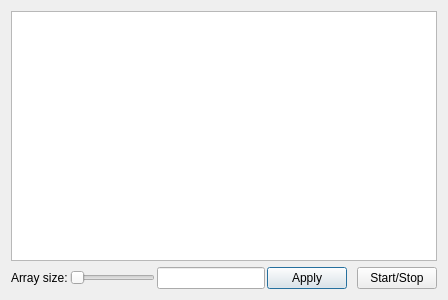
<?xml version="1.0" encoding="UTF-8"?>
<ui version="4.0">
 <class>TestDialog</class>
 <widget class="QDialog" name="TestDialog">
  <property name="geometry">
   <rect>
    <x>0</x>
    <y>0</y>
    <width>448</width>
    <height>300</height>
   </rect>
  </property>
  <property name="sizePolicy">
   <sizepolicy hsizetype="MinimumExpanding" vsizetype="Preferred">
    <horstretch>0</horstretch>
    <verstretch>0</verstretch>
   </sizepolicy>
  </property>
  <property name="windowTitle">
   <string>Test with GUI</string>
  </property>
  <layout class="QVBoxLayout" name="verticalLayout_2">
   <item>
    <widget class="QTableView" name="taskStatusTable">
     <property name="toolTip">
      <string>Task information</string>
     </property>
     <property name="sizeAdjustPolicy">
      <enum>QAbstractScrollArea::AdjustToContents</enum>
     </property>
     <attribute name="horizontalHeaderStretchLastSection">
      <bool>true</bool>
     </attribute>
    </widget>
   </item>
   <item>
    <layout class="QHBoxLayout" name="horizontalLayout">
     <property name="spacing">
      <number>10</number>
     </property>
     <item>
      <layout class="QHBoxLayout" name="horizontalLayout_2">
       <property name="spacing">
        <number>2</number>
       </property>
       <item>
        <widget class="QLabel" name="arraySizeLbl">
         <property name="text">
          <string>Array size:</string>
         </property>
        </widget>
       </item>
       <item>
        <widget class="QSlider" name="arraySizeSldr">
         <property name="toolTip">
          <string>Change array size</string>
         </property>
         <property name="orientation">
          <enum>Qt::Horizontal</enum>
         </property>
        </widget>
       </item>
       <item>
        <widget class="QLineEdit" name="arraySizeEdit">
         <property name="sizePolicy">
          <sizepolicy hsizetype="Fixed" vsizetype="Fixed">
           <horstretch>0</horstretch>
           <verstretch>0</verstretch>
          </sizepolicy>
         </property>
         <property name="toolTip">
          <string>Array size</string>
         </property>
         <property name="maxLength">
          <number>10</number>
         </property>
         <property name="readOnly">
          <bool>true</bool>
         </property>
         <property name="clearButtonEnabled">
          <bool>false</bool>
         </property>
        </widget>
       </item>
       <item>
        <widget class="QPushButton" name="applyArraySizeBttn">
         <property name="toolTip">
          <string>Generate new array</string>
         </property>
         <property name="text">
          <string>Apply</string>
         </property>
        </widget>
       </item>
      </layout>
     </item>
     <item>
      <widget class="QPushButton" name="startStopBttn">
       <property name="toolTip">
        <string>Start/Stop sorting</string>
       </property>
       <property name="text">
        <string>Start/Stop</string>
       </property>
       <property name="checkable">
        <bool>true</bool>
       </property>
      </widget>
     </item>
    </layout>
   </item>
  </layout>
 </widget>
 <resources/>
 <connections/>
</ui>
